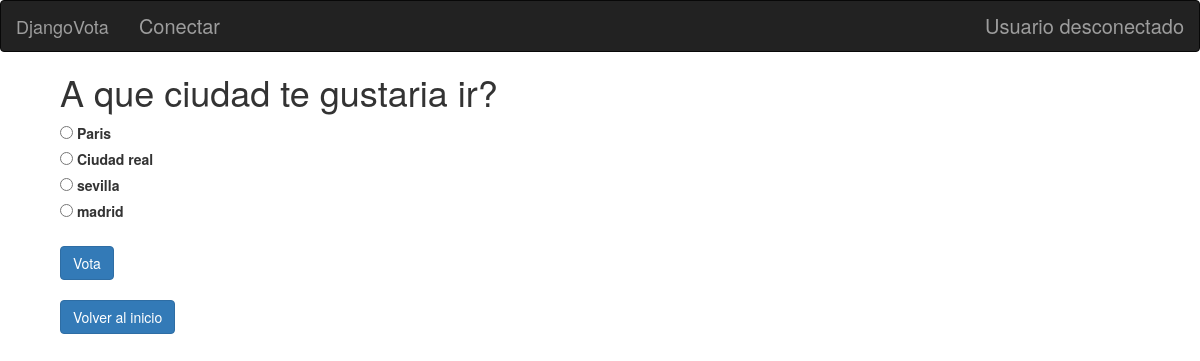
Page /10/ on the committed database.
### polls/models.py (models this page shows, shortened)
class Pregunta(models.Model):
	author = models.ForeignKey(settings.AUTH_USER_MODEL,on_delete=models.CASCADE,)
	textPregunta = models.CharField(max_length=200)
	dataPubli = models.DateTimeField('Fecha de publicacion')

class Respuesta(models.Model):
	pregunta = models.ForeignKey(Pregunta, on_delete=models.CASCADE)
	textRespuesta = models.CharField(max_length=200)

### polls/views.py (the view)
# urls.py: path('<int:pk>/', views.DetailView.as_view(), name='detail'),
class DetailView(generic.DetailView):
    model = Pregunta
    template_name = 'polls/detail.html'

### polls/templates/polls/detail.html (shortened to what this page needs)
{% extends 'base_generic.html' %}
{%block content%}
{% load static %}
<link rel="stylesheet" type="text/css" href="{% static 'polls/style.css' %}" />
<link rel="stylesheet" href="//netdna.bootstrapcdn.com/bootstrap/3.1.0/css/bootstrap.min.css">
<div class="containter" style="margin-left: 5%;">
<h1>{{ pregunta.textPregunta }}</h1>
<form action="{% url 'polls:vote' pregunta.id %}" method="post">
{% for respuesta in pregunta.respuesta_set.all %}
    <input type="radio" name="respuesta" id="respuesta{{ forloop.counter }}" value="{{ respuesta.id }}" />
    <label for="respuesta{{ forloop.counter }}">{{ respuesta.textRespuesta }}</label><br />
{% endfor %}</br>
<input type="submit" value="Vota" class="btn btn-primary"/>
</form></br>
<a href="http://127.0.0.1:8000/index/" class="btn btn-primary">Volver al inicio</a>
</div>
{%endblock%}

### polls/static/polls/style.css (style rules this page uses)
body { background: white url("images/fondo.png"); background-size: 100% 100%; }
input { padding:5px 15px; background:#ccc; border:0 none; cursor:pointer; -webkit-border-radius: 5px; border-radius: 5px; }

### rows in the picture
Pregunta: textPregunta "A que ciudad te gustaria ir?"
Respuesta: textRespuesta "Paris"
Respuesta: textRespuesta "Ciudad real"
Respuesta: textRespuesta "sevilla"
Respuesta: textRespuesta "madrid"
